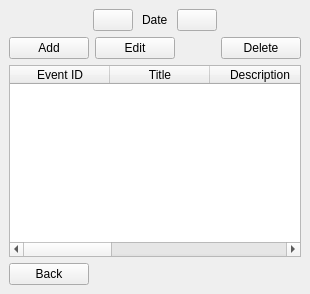
                 <widget class="QWidget" name="page1">
                  <layout class="QVBoxLayout" name="verticalLayout_12">
                   <property name="spacing">
                    <number>0</number>
                   </property>
                   <property name="leftMargin">
                    <number>0</number>
                   </property>
                   <property name="topMargin">
                    <number>0</number>
                   </property>
                   <property name="rightMargin">
                    <number>0</number>
                   </property>
                   <property name="bottomMargin">
                    <number>0</number>
                   </property>
                   <item>
                    <layout class="QVBoxLayout" name="verticalLayout_11">
                     <item>
                      <widget class="QWidget" name="widget_8" native="true">
                       <layout class="QVBoxLayout" name="verticalLayout_33">
                        <item>
                         <layout class="QHBoxLayout" name="horizontalLayout_12">
                          <property name="spacing">
                           <number>9</number>
                          </property>
                          <item>
                           <spacer name="horizontalSpacer_14">
                            <property name="orientation">
                             <enum>Qt::Horizontal</enum>
                            </property>
                            <property name="sizeHint" stdset="0">
                             <size>
                              <width>40</width>
                              <height>20</height>
                             </size>
                            </property>
                           </spacer>
                          </item>
                          <item>
                           <widget class="QPushButton" name="buttonPreviousDate">
                            <property name="text">
                             <string/>
                            </property>
                            <property name="icon">
                             <iconset resource="resources/icons.qrc">
                              <normaloff>:/icons/icons/arrow-left.svg</normaloff>:/icons/icons/arrow-left.svg</iconset>
                            </property>
                           </widget>
                          </item>
                          <item>
                           <widget class="QLabel" name="labelViewDailyDate">
                            <property name="text">
                             <string>Date</string>
                            </property>
                           </widget>
                          </item>
                          <item>
                           <widget class="QPushButton" name="buttonNextDate">
                            <property name="text">
                             <string/>
                            </property>
                            <property name="icon">
                             <iconset resource="resources/icons.qrc">
                              <normaloff>:/icons/icons/arrow-right.svg</normaloff>:/icons/icons/arrow-right.svg</iconset>
                            </property>
                           </widget>
                          </item>
                          <item>
                           <spacer name="horizontalSpacer_15">
                            <property name="orientation">
                             <enum>Qt::Horizontal</enum>
                            </property>
                            <property name="sizeHint" stdset="0">
                             <size>
                              <width>40</width>
                              <height>20</height>
                             </size>
                            </property>
                           </spacer>
                          </item>
                         </layout>
                        </item>
                        <item>
                         <layout class="QHBoxLayout" name="horizontalLayout_13">
                          <item>
                           <widget class="QPushButton" name="buttonViewDailyAdd">
                            <property name="text">
                             <string>Add</string>
                            </property>
                           </widget>
                          </item>
                          <item>
                           <widget class="QPushButton" name="buttonViewDailyEdit">
                            <property name="text">
                             <string>Edit</string>
                            </property>
                           </widget>
                          </item>
                          <item>
                           <spacer name="horizontalSpacer_16">
                            <property name="orientation">
                             <enum>Qt::Horizontal</enum>
                            </property>
                            <property name="sizeHint" stdset="0">
                             <size>
                              <width>40</width>
                              <height>20</height>
                             </size>
                            </property>
                           </spacer>
                          </item>
                          <item>
                           <widget class="QPushButton" name="buttonViewDailyDelete">
                            <property name="text">
                             <string>Delete</string>
                            </property>
                           </widget>
                          </item>
                         </layout>
                        </item>
                        <item>
                         <widget class="QTableWidget" name="tableViewDaily">
                          <property name="editTriggers">
                           <set>QAbstractItemView::NoEditTriggers</set>
                          </property>
                          <property name="selectionMode">
                           <enum>QAbstractItemView::SingleSelection</enum>
                          </property>
                          <property name="selectionBehavior">
                           <enum>QAbstractItemView::SelectRows</enum>
                          </property>
                          <attribute name="horizontalHeaderStretchLastSection">
                           <bool>false</bool>
                          </attribute>
                          <attribute name="verticalHeaderVisible">
                           <bool>false</bool>
                          </attribute>
                          <attribute name="verticalHeaderStretchLastSection">
                           <bool>false</bool>
                          </attribute>
                          <column>
                           <property name="text">
                            <string>Event ID</string>
                           </property>
                          </column>
                          <column>
                           <property name="text">
                            <string>Title</string>
                           </property>
                          </column>
                          <column>
                           <property name="text">
                            <string>Description</string>
                           </property>
                          </column>
                          <column>
                           <property name="text">
                            <string>Tags</string>
                           </property>
                          </column>
                          <column>
                           <property name="text">
                            <string>Start Date</string>
                           </property>
                          </column>
                          <column>
                           <property name="text">
                            <string>Status</string>
                           </property>
                          </column>
                         </widget>
                        </item>
                        <item>
                         <layout class="QHBoxLayout" name="horizontalLayout_14">
                          <item>
                           <widget class="QPushButton" name="buttonViewDailyBack">
                            <property name="text">
                             <string>Back</string>
                            </property>
                           </widget>
                          </item>
                          <item>
                           <spacer name="horizontalSpacer_17">
                            <property name="orientation">
                             <enum>Qt::Horizontal</enum>
                            </property>
                            <property name="sizeHint" stdset="0">
                             <size>
                              <width>40</width>
                              <height>20</height>
                             </size>
                            </property>
                           </spacer>
                          </item>
                         </layout>
                        </item>
                       </layout>
                      </widget>
                     </item>
                    </layout>
                   </item>
                  </layout>
                 </widget>
